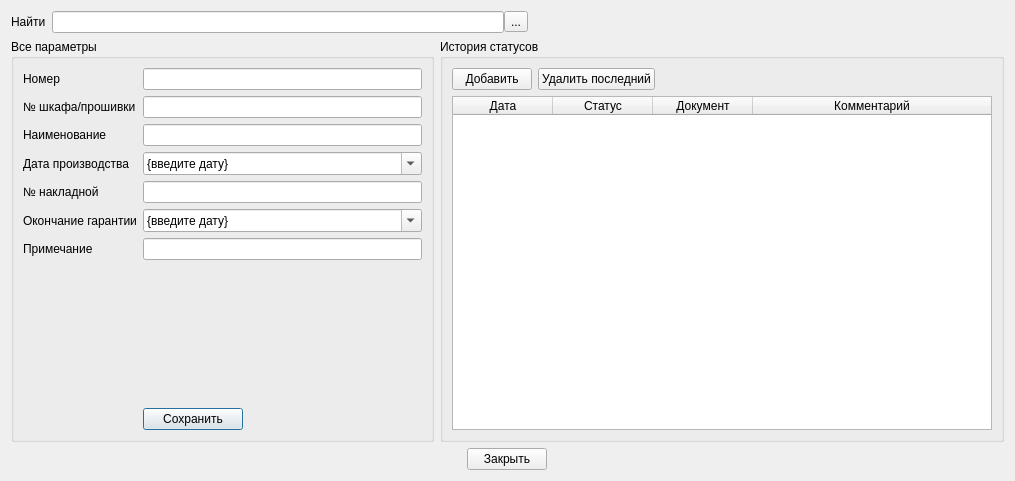
<?xml version="1.0" encoding="UTF-8"?>
<ui version="4.0">
 <class>EditDeviceDlg</class>
 <widget class="QDialog" name="EditDeviceDlg">
  <property name="geometry">
   <rect>
    <x>0</x>
    <y>0</y>
    <width>1015</width>
    <height>481</height>
   </rect>
  </property>
  <property name="windowTitle">
   <string>Редактор устройств</string>
  </property>
  <layout class="QVBoxLayout" name="verticalLayout_2">
   <item>
    <layout class="QHBoxLayout" name="horizontalLayout_2">
     <item>
      <widget class="QLabel" name="label_8">
       <property name="text">
        <string>Найти</string>
       </property>
      </widget>
     </item>
     <item>
      <layout class="QHBoxLayout" name="horizontalLayout">
       <property name="spacing">
        <number>0</number>
       </property>
       <item>
        <widget class="QLineEdit" name="leSearch"/>
       </item>
       <item>
        <widget class="QToolButton" name="tbSearch">
         <property name="text">
          <string>...</string>
         </property>
         <property name="icon">
          <iconset resource="resource.qrc">
           <normaloff>:/image/search.png</normaloff>:/image/search.png</iconset>
         </property>
        </widget>
       </item>
      </layout>
     </item>
     <item>
      <spacer name="horizontalSpacer">
       <property name="orientation">
        <enum>Qt::Orientation::Horizontal</enum>
       </property>
       <property name="sizeHint" stdset="0">
        <size>
         <width>40</width>
         <height>20</height>
        </size>
       </property>
      </spacer>
     </item>
    </layout>
   </item>
   <item>
    <layout class="QHBoxLayout" name="horizontalLayout_4" stretch="3,4">
     <item>
      <widget class="QGroupBox" name="groupBox">
       <property name="title">
        <string>Все параметры</string>
       </property>
       <layout class="QFormLayout" name="formLayout">
        <item row="0" column="0">
         <widget class="QLabel" name="label">
          <property name="text">
           <string>Номер</string>
          </property>
         </widget>
        </item>
        <item row="1" column="0">
         <widget class="QLabel" name="label_2">
          <property name="text">
           <string>№ шкафа/прошивки</string>
          </property>
         </widget>
        </item>
        <item row="0" column="1">
         <widget class="QLineEdit" name="leNumber"/>
        </item>
        <item row="1" column="1">
         <widget class="QLineEdit" name="leNumber2"/>
        </item>
        <item row="2" column="0">
         <widget class="QLabel" name="label_3">
          <property name="text">
           <string>Наименование</string>
          </property>
         </widget>
        </item>
        <item row="2" column="1">
         <widget class="QLineEdit" name="leName"/>
        </item>
        <item row="3" column="0">
         <widget class="QLabel" name="label_5">
          <property name="text">
           <string>Дата производства</string>
          </property>
         </widget>
        </item>
        <item row="3" column="1">
         <widget class="DateEdit" name="deCreate">
          <property name="specialValueText">
           <string>{введите дату}</string>
          </property>
          <property name="dateTime">
           <datetime>
            <hour>6</hour>
            <minute>0</minute>
            <second>0</second>
            <year>1900</year>
            <month>1</month>
            <day>1</day>
           </datetime>
          </property>
          <property name="minimumDate">
           <date>
            <year>1900</year>
            <month>1</month>
            <day>1</day>
           </date>
          </property>
          <property name="minimumTime">
           <time>
            <hour>6</hour>
            <minute>0</minute>
            <second>0</second>
           </time>
          </property>
          <property name="calendarPopup">
           <bool>true</bool>
          </property>
          <property name="timeSpec">
           <enum>Qt::TimeSpec::LocalTime</enum>
          </property>
         </widget>
        </item>
        <item row="4" column="1">
         <widget class="QLineEdit" name="leNumDoc"/>
        </item>
        <item row="5" column="1">
         <widget class="DateEdit" name="deDateGarant">
          <property name="specialValueText">
           <string>{введите дату}</string>
          </property>
          <property name="dateTime">
           <datetime>
            <hour>6</hour>
            <minute>0</minute>
            <second>0</second>
            <year>1900</year>
            <month>1</month>
            <day>1</day>
           </datetime>
          </property>
          <property name="minimumDate">
           <date>
            <year>1900</year>
            <month>1</month>
            <day>1</day>
           </date>
          </property>
          <property name="maximumTime">
           <time>
            <hour>11</hour>
            <minute>59</minute>
            <second>59</second>
           </time>
          </property>
          <property name="minimumTime">
           <time>
            <hour>6</hour>
            <minute>0</minute>
            <second>0</second>
           </time>
          </property>
          <property name="calendarPopup">
           <bool>true</bool>
          </property>
          <property name="timeSpec">
           <enum>Qt::TimeSpec::LocalTime</enum>
          </property>
         </widget>
        </item>
        <item row="6" column="1">
         <widget class="QLineEdit" name="leDop"/>
        </item>
        <item row="4" column="0">
         <widget class="QLabel" name="label_6">
          <property name="text">
           <string>№ накладной</string>
          </property>
         </widget>
        </item>
        <item row="5" column="0">
         <widget class="QLabel" name="label_7">
          <property name="text">
           <string>Окончание гарантии</string>
          </property>
         </widget>
        </item>
        <item row="6" column="0">
         <widget class="QLabel" name="label_4">
          <property name="text">
           <string>Примечание</string>
          </property>
         </widget>
        </item>
        <item row="7" column="1">
         <spacer name="verticalSpacer">
          <property name="orientation">
           <enum>Qt::Orientation::Vertical</enum>
          </property>
          <property name="sizeHint" stdset="0">
           <size>
            <width>20</width>
            <height>40</height>
           </size>
          </property>
         </spacer>
        </item>
        <item row="8" column="1">
         <widget class="QPushButton" name="pbSaveItem">
          <property name="maximumSize">
           <size>
            <width>100</width>
            <height>16777215</height>
           </size>
          </property>
          <property name="text">
           <string>Сохранить</string>
          </property>
          <property name="icon">
           <iconset resource="resource.qrc">
            <normaloff>:/image/Save.png</normaloff>:/image/Save.png</iconset>
          </property>
          <property name="iconSize">
           <size>
            <width>24</width>
            <height>24</height>
           </size>
          </property>
         </widget>
        </item>
       </layout>
      </widget>
     </item>
     <item>
      <widget class="QGroupBox" name="groupBox_2">
       <property name="title">
        <string>История статусов</string>
       </property>
       <layout class="QVBoxLayout" name="verticalLayout_3">
        <item>
         <layout class="QHBoxLayout" name="horizontalLayout_3">
          <item>
           <widget class="QPushButton" name="pbAddStatus">
            <property name="text">
             <string>Добавить</string>
            </property>
            <property name="icon">
             <iconset resource="resource.qrc">
              <normaloff>:/image/Add2.png</normaloff>:/image/Add2.png</iconset>
            </property>
           </widget>
          </item>
          <item>
           <widget class="QPushButton" name="pbDeleteStatus">
            <property name="text">
             <string>Удалить последний</string>
            </property>
            <property name="icon">
             <iconset resource="resource.qrc">
              <normaloff>:/image/cancel2.png</normaloff>:/image/cancel2.png</iconset>
            </property>
           </widget>
          </item>
          <item>
           <spacer name="horizontalSpacer_2">
            <property name="orientation">
             <enum>Qt::Orientation::Horizontal</enum>
            </property>
            <property name="sizeHint" stdset="0">
             <size>
              <width>40</width>
              <height>20</height>
             </size>
            </property>
           </spacer>
          </item>
         </layout>
        </item>
        <item>
         <widget class="QTableWidget" name="twHistory">
          <property name="editTriggers">
           <set>QAbstractItemView::EditTrigger::NoEditTriggers</set>
          </property>
          <property name="alternatingRowColors">
           <bool>true</bool>
          </property>
          <property name="selectionMode">
           <enum>QAbstractItemView::SelectionMode::SingleSelection</enum>
          </property>
          <property name="selectionBehavior">
           <enum>QAbstractItemView::SelectionBehavior::SelectRows</enum>
          </property>
          <attribute name="horizontalHeaderStretchLastSection">
           <bool>true</bool>
          </attribute>
          <attribute name="verticalHeaderVisible">
           <bool>false</bool>
          </attribute>
          <attribute name="verticalHeaderCascadingSectionResizes">
           <bool>true</bool>
          </attribute>
          <attribute name="verticalHeaderDefaultSectionSize">
           <number>26</number>
          </attribute>
          <attribute name="verticalHeaderHighlightSections">
           <bool>false</bool>
          </attribute>
          <column>
           <property name="text">
            <string>Дата</string>
           </property>
          </column>
          <column>
           <property name="text">
            <string>Статус</string>
           </property>
          </column>
          <column>
           <property name="text">
            <string>Документ</string>
           </property>
          </column>
          <column>
           <property name="text">
            <string>Комментарий</string>
           </property>
          </column>
         </widget>
        </item>
       </layout>
      </widget>
     </item>
    </layout>
   </item>
   <item alignment="Qt::AlignmentFlag::AlignHCenter">
    <widget class="QPushButton" name="pbClose">
     <property name="maximumSize">
      <size>
       <width>150</width>
       <height>16777215</height>
      </size>
     </property>
     <property name="text">
      <string>Закрыть</string>
     </property>
     <property name="icon">
      <iconset resource="resource.qrc">
       <normaloff>:/image/Exit.png</normaloff>:/image/Exit.png</iconset>
     </property>
     <property name="iconSize">
      <size>
       <width>24</width>
       <height>24</height>
      </size>
     </property>
    </widget>
   </item>
  </layout>
 </widget>
 <customwidgets>
  <customwidget>
   <class>DateEdit</class>
   <extends>QDateEdit</extends>
   <header>infrastructure/dateedit.h</header>
  </customwidget>
 </customwidgets>
 <resources>
  <include location="resource.qrc"/>
 </resources>
 <connections>
  <connection>
   <sender>pbClose</sender>
   <signal>clicked()</signal>
   <receiver>EditDeviceDlg</receiver>
   <slot>close()</slot>
   <hints>
    <hint type="sourcelabel">
     <x>409</x>
     <y>451</y>
    </hint>
    <hint type="destinationlabel">
     <x>507</x>
     <y>240</y>
    </hint>
   </hints>
  </connection>
 </connections>
</ui>
